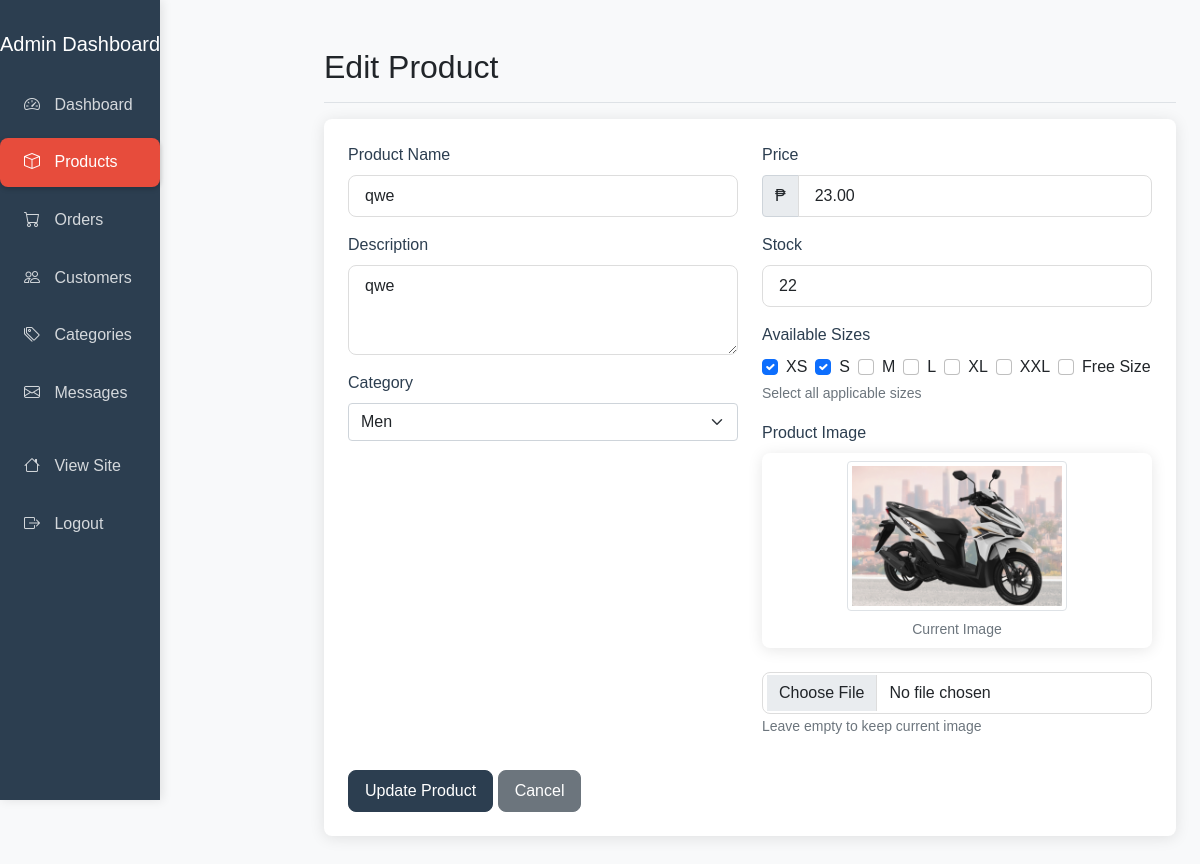
Screenshot of /admin/edit_product.php?id=5 (signed in) with the database file from the repository.
### tables this page shows
CREATE TABLE `products` (
  `id` int(11) NOT NULL,
  `category_id` int(11) DEFAULT NULL,
  `name` varchar(100) NOT NULL,
  `description` text DEFAULT NULL,
  `price` decimal(10,2) NOT NULL,
  `stock` int(11) NOT NULL DEFAULT 0,
  `image` varchar(255) DEFAULT NULL,
  `sizes` varchar(255) DEFAULT NULL,
  `created_at` timestamp NOT NULL DEFAULT current_timestamp()
);

CREATE TABLE `categories` (
  `id` int(11) NOT NULL,
  `name` varchar(50) NOT NULL,
  `description` text DEFAULT NULL,
  `created_at` timestamp NOT NULL DEFAULT current_timestamp()
);

### admin/edit_product.php (the view, shortened to what this page needs)
<?php
require_once "../config/database.php";
$product_id = $_GET['id'];
$sql = "SELECT * FROM products WHERE id = ?";
$stmt = mysqli_prepare($conn, $sql);
mysqli_stmt_bind_param($stmt, "i", $product_id);
mysqli_stmt_execute($stmt);
$result = mysqli_stmt_get_result($stmt);
$product = mysqli_fetch_assoc($result);
$categories = mysqli_query($conn, "SELECT * FROM categories ORDER BY name");
?>
<!DOCTYPE html>
<html lang="en">
<head>
    <link href="https://cdn.jsdelivr.net/npm/bootstrap@5.1.3/dist/css/bootstrap.min.css" rel="stylesheet">
    <link rel="stylesheet" href="https://cdn.jsdelivr.net/npm/bootstrap-icons@1.7.2/font/bootstrap-icons.css">
    <link rel="stylesheet" href="../assets/css/admin.css">
</head>
<body>
    <div class="container-fluid">
        <div class="row">
            <?php include 'sidebar.php'; ?>
            <main class="col-md-9 ms-sm-auto col-lg-9 px-md-4">
                <div class="d-flex justify-content-between flex-wrap flex-md-nowrap align-items-center pt-3 pb-2 mb-3 border-bottom">
                    <h1 class="h2">Edit Product</h1>
                </div>
                <div class="card">
                    <div class="card-body">
                        <form id="editProductForm" action="<?php echo htmlspecialchars($_SERVER["PHP_SELF"]) . '?id=' . $product_id; ?>" method="post" enctype="multipart/form-data">
                            <div class="row">
                                <div class="col-md-6">
                                    <div class="mb-3">
                                        <label for="name" class="form-label">Product Name</label>
                                        <input type="text" class="form-control" id="name" name="name" value="<?php echo htmlspecialchars($product['name']); ?>" required>
                                    </div>
                                    <div class="mb-3">
                                        <label for="description" class="form-label">Description</label>
                                        <textarea class="form-control" id="description" name="description" rows="3" required><?php echo htmlspecialchars($product['description']); ?></textarea>
                                    </div>
                                    <div class="mb-3">
                                        <label for="category_id" class="form-label">Category</label>
                                        <select class="form-select" id="category_id" name="category_id" required>
                                            <?php
                                            mysqli_data_seek($categories, 0);
                                            while($category = mysqli_fetch_assoc($categories)):
                                            ?>
                                                <option value="<?php echo $category['id']; ?>" <?php echo ($category['id'] == $product['category_id']) ? 'selected' : ''; ?>>
                                                    <?php echo $category['name']; ?>
                                                </option>
                                            <?php endwhile; ?>
                                        </select>
                                    </div>
                                </div>
                                <div class="col-md-6">
                                    <div class="mb-3">
                                        <label for="price" class="form-label">Price</label>
                                        <div class="input-group">
                                            <span class="input-group-text">₱</span>
                                            <input type="number" class="form-control" id="price" name="price" step="0.01" value="<?php echo $product['price']; ?>" required>
                                        </div>
                                    </div>
                                    <div class="mb-3">
                                        <label for="stock" class="form-label">Stock</label>
                                        <input type="number" class="form-control" id="stock" name="stock" value="<?php echo $product['stock']; ?>" required>
                                    </div>
                                    <div class="mb-3">
                                        <label class="form-label">Available Sizes</label>
                                        <div class="d-flex flex-wrap gap-2">
                                            <?php
                                            $available_sizes = ['XS', 'S', 'M', 'L', 'XL', 'XXL', 'Free Size'];
                                            $product_sizes = isset($product['sizes']) ? explode(',', $product['sizes']) : [];
                                            foreach($available_sizes as $size):
                                            ?>
                                                <div class="form-check">
                                                    <input class="form-check-input" type="checkbox" name="sizes[]" value="<?php echo $size; ?>" id="size-<?php echo $size; ?>"
                                                        <?php echo in_array($size, $product_sizes) ? 'checked' : ''; ?>>
                                                    <label class="form-check-label" for="size-<?php echo $size; ?>">
                                                        <?php echo $size; ?>
                                                    </label>
                                                </div>
                                            <?php endforeach; ?>
                                        </div>
                                        <small class="form-text text-muted">Select all applicable sizes</small>
                                    </div>
                                    <div class="mb-3">
                                        <label for="image" class="form-label">Product Image</label>
                                        <?php if(!empty($product['image'])): ?>
                                            <div class="mb-2">
                                                <div class="card">
                                                    <div class="card-body p-2 text-center">
                                                        <img src="../<?php echo $product['image']; ?>" alt="<?php echo $product['name']; ?>" class="img-thumbnail" style="max-height: 150px;">
                                                        <p class="mt-2 mb-0 small text-muted">Current Image</p>
                                                    </div>
                                                </div>
                                            </div>
                                        <?php endif; ?>
                                        <input type="file" class="form-control" id="image" name="image" accept="image/*" onchange="previewImage(this)">
                                        <small class="form-text text-muted">Leave empty to keep current image</small>
                                    </div>
                                </div>
                            </div>
                            <div class="mt-3">
                                <button type="submit" class="btn btn-primary">Update Product</button>
                                <a href="products.php" class="btn btn-secondary">Cancel</a>
                            </div>
                        </form>
                    </div>
                </div>
            </main>
        </div>
    </div>
</body>
</html>

### assets/css/admin.css (style rules this page uses)
:root { --admin-primary: #2c3e50; --admin-secondary: #e74c3c; --admin-accent: #3498db; --admin-light: #ecf0f1; --admin-dark: #2c3e50; --admin-success: #2ecc71; --admin-warning: #f1c40f; --admin-danger: #e74c3c; --admin-text: #333; --admin-border-radius: 8px; --admin-box-shadow: 0 2px 15px rgba(0, 0, 0, 0.1); --admin-transition: all 0.3s ease; }
body { font-family: 'Poppins', sans-serif; background-color: #f8f9fa; }
main { margin-left: 25%; padding: 2rem; }
.card { border: none; border-radius: var(--admin-border-radius); box-shadow: var(--admin-box-shadow); margin-bottom: 1.5rem; }
.card-body { padding: 1.5rem; }
.btn { padding: 0.5rem 1rem; border-radius: var(--admin-border-radius); font-weight: 500; transition: var(--admin-transition); }
.btn-primary { background-color: var(--admin-primary); border-color: var(--admin-primary); }
.form-control { border-radius: var(--admin-border-radius); padding: 0.5rem 1rem; border: 1px solid #ddd; transition: var(--admin-transition); }
.form-label { font-weight: 500; color: var(--admin-primary); }

### rows the page displays
products: name "qwe", description "qwe", category_id "Men", price "23.00", stock "22", sizes "☑", image (picture)

### other values shown
$size "XS"
$size "S"
$size "M"
$size "L"
$size "XL"
$size "XXL"
$size "Free Size"
